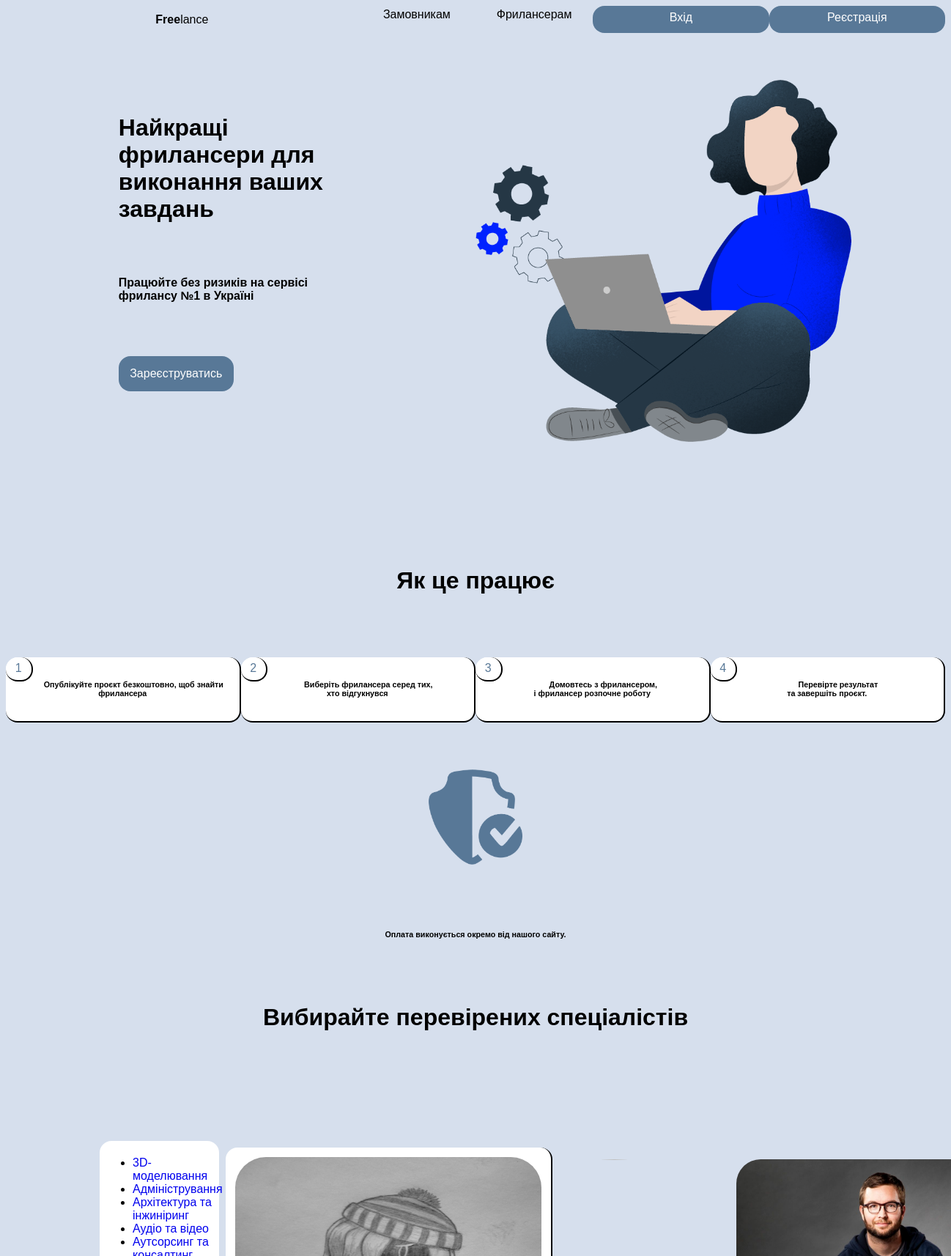
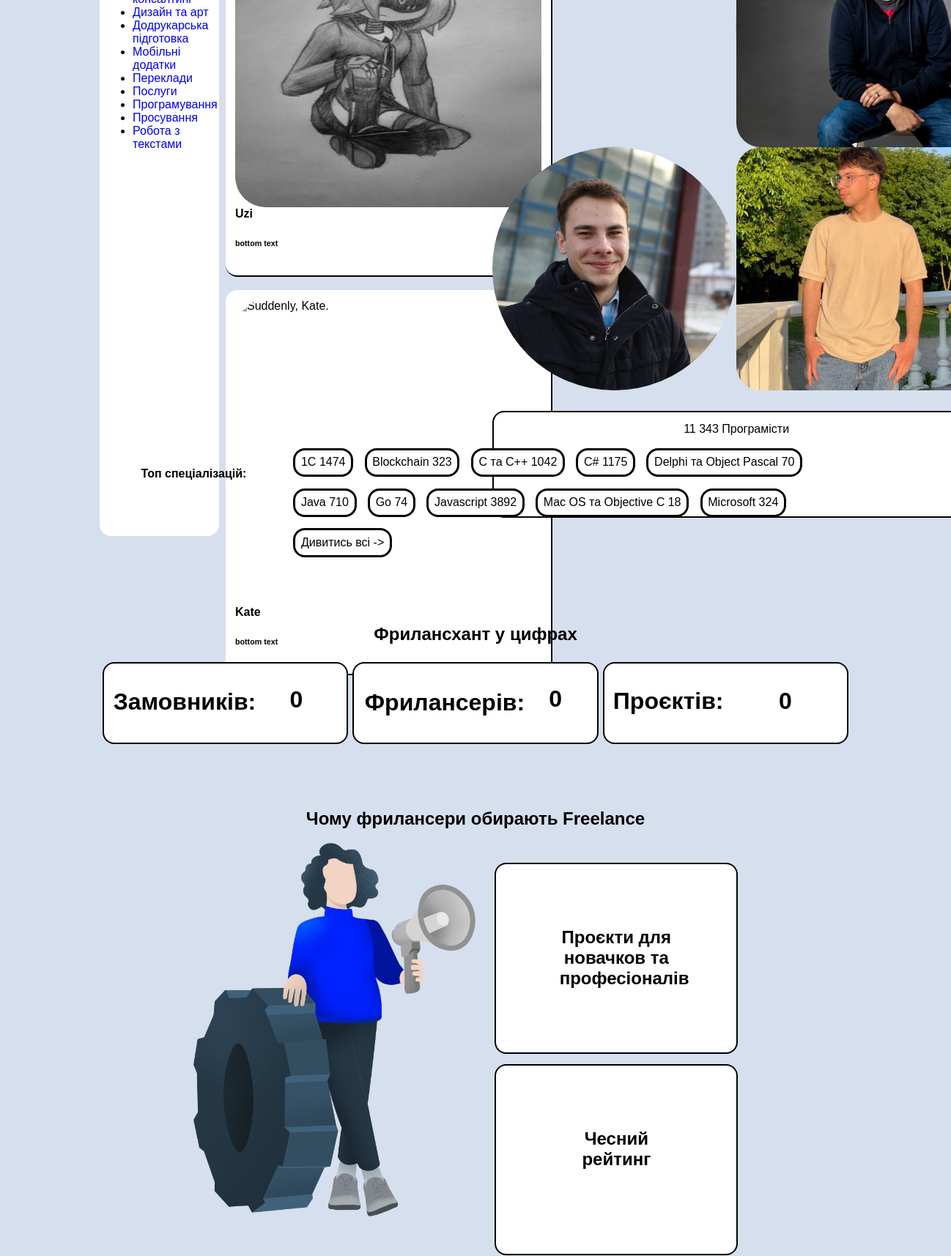
The page /pages/index.php (upper part) on the database its author committed (2 pictures, top to bottom).
### tables this page shows
CREATE TABLE ProjectType(
                            id INT AUTO_INCREMENT PRIMARY KEY,
                            title VARCHAR(64) NOT NULL UNIQUE
);

### fragments/index-gallery.php (the view, shortened to what this page needs)
<h1 class="centered-text">Вибирайте перевірених спеціалістів</h1>
<div id="index-gallery-main-block">
    <div id="index-gallery-projtypes" class="block-label-white">
        <ul id="index-gallery-projtypes-list">
            <?php
                $stmt = $mysqli->prepare("SELECT id, title FROM ProjectType;");
                $stmt->execute();
                $result = $stmt->get_result();
                while ($TYPE = $result->fetch_assoc()){
                    ?>
                    <li><a href="index.php?cat=<?=$TYPE['id']?>"><?=$TYPE['title']?></a></li>
                    <?php
                }
            ?>
        </ul>
    </div>
        <div id="index-gallery-freelancers-main-blocks">
                <div class="index-gallery-freelancer-block block-label-white" >
                 <img class="smooth-image" src="../images/Bite%20me!.jpg" alt="Suddenly, Uzi."/>
                <span><strong>Uzi</strong></span>
                <h6>bottom text</h6>
            </div>
            <div class="index-gallery-freelancer-block block-label-white">
                <span><strong>Kate</strong></span>
                <h6>bottom text</h6>
            </div>
        </div>
        <div id="index-gallery-freelancers-secondary-blocks">
            <div id="index-gallery-secondary-pictures" >
                <div class="index-gallery-secondary-picture ">
                    <img src="../images/79f8e609de5501f933907954ab63a2de.jpg.png" class="index-gallery-secondary-picture rounded-image">
                </div>
                <div class="index-gallery-secondary-picture">
                    <img src="../images/unnamed.jpg" class="index-gallery-secondary-picture smooth-image">
                </div>
                <div class="index-gallery-secondary-picture">
                    <img src="../images/2bec457460f691df1df098fdc62bcb1b.jpg" class="index-gallery-secondary-picture rounded-image">
                </div>
                <div class="index-gallery-secondary-picture">
                    <img src="../images/31_1x%20(1).jpg" class="index-gallery-secondary-picture smooth-image">
                </div>
            </div>
            <div id="index-gallery-secondary-linkbox " class="block-label-bordered-black centered-text" style="padding: 2%">
                <a>11 343 Програмісти</a>
            </div>
        </div>
</div>
<div id="index-gallery-secondary-block">
<h4 class="centered-text">Топ спеціалізацій:</h4>
<div id="index-gallery-specs">
    <div class="index-gallery-spec">
        <span class="index-gallery-spec-title">1C</span>
        <span class="index-gallery-spec-amount">1474</span>
    </div>
    <div class="index-gallery-spec">
        <span class="index-gallery-spec-title">Blockchain</span>
        <span class="index-gallery-spec-amount">323</span>
    </div>
    <div class="index-gallery-spec">
        <span class="index-gallery-spec-title">C та C++</span>
        <span class="index-gallery-spec-amount">1042</span>
    </div>
    <div class="index-gallery-spec">
        <span class="index-gallery-spec-title">C#</span>
        <span class="index-gallery-spec-amount">1175</span>
    </div>
    <div class="index-gallery-spec">
        <span class="index-gallery-spec-title">Delphi та Object Pascal</span>
        <span class="index-gallery-spec-amount">70</span>
    </div>
    <div class="index-gallery-spec">
        <span class="index-gallery-spec-title">Java</span>
        <span class="index-gallery-spec-amount">710</span>
    </div>
    <div class="index-gallery-spec">
        <span class="index-gallery-spec-title">Go</span>
        <span class="index-gallery-spec-amount">74</span>
    </div>
    <div class="index-gallery-spec">
        <span class="index-gallery-spec-title">Javascript</span>
        <span class="index-gallery-spec-amount">3892</span>
    </div>
    <div class="index-gallery-spec">
        <span class="index-gallery-spec-title">Mac OS та Objective C</span>
        <span class="index-gallery-spec-amount">18</span>
    </div>
    <div class="index-gallery-spec">
        <span class="index-gallery-spec-title">Microsoft <span class="NET"></span></span>
        <span class="index-gallery-spec-amount">324</span>
    </div>
    <div class="index-gallery-spec">
        <span class="index-gallery-spec-title">Дивитись всі</span>
        <span class="index-gallery-spec-amount">-></span>
    </div>
</div>
</div>

### css/styles.css (style rules this page uses)
body { background: #D6DFED; font-family: sans-serif; }
.centered-text { text-align: center; }
.block-label-bordered-black { text-decoration: none; display: inline-block; border-color: #000000; background: #FFFFFF; border-width: 2px; border-radius: 16px; border-style: solid; margin: 2%; }
.block-label-white { text-decoration: none; display: inline-block; background: #FFFFFF; color: #000000; border-radius: 16px; padding: 3%; }
.rounded-image { float: left; display: block; border-radius: 50%; }
.smooth-image { float: left; display: block; border-radius: 10%; }
a { text-decoration: none; }

### css/index.css (style rules this page uses)
a { text-decoration: none; }
h1 { padding: 5%; }
h4 { padding: 5%; }
img { max-width: 100%; }
#index-gallery-main-block { padding: 5% 10% 5% 10%; display: grid; grid-template-columns: 1fr 1fr 2fr; grid-template-rows: 1fr; }
#index-gallery-secondary-block { padding: 0 10% 0 10%; display: grid; grid-template-columns: 1fr 3fr; }
#index-gallery-projtypes { float: left; }
#index-gallery-freelancers-main-blocks { float: left; height: 100%; display: grid; grid-template-columns: 1fr; grid-template-rows: 1fr 1fr; }
.index-gallery-freelancer-block { aspect-ratio: 1; display: block; float: left; width: 94%; margin: 2%; border-right:2px solid black; border-bottom:2px solid black; border-radius: 16px; }
.index-gallery-freelancer-block img { aspect-ratio: 1; object-fit: fill; width: 100%; height: 100%; }
#index-gallery-freelancers-secondary-blocks { display: grid; grid-template-rows: 4fr 1fr; padding: 2%; }
#index-gallery-secondary-pictures { display: grid; grid-template-columns: 1fr 1fr; grid-template-rows: 1fr 1fr; padding: 2%; }
.index-gallery-secondary-picture { float: left; display: block; width: 100%; height: 100%; margin: 0; }
div.index-gallery-secondary-picture { aspect-ratio: 1; }
.index-gallery-secondary-picture img { object-fit: cover; }
#index-gallery-specs { width: 100%; }
.index-gallery-spec { float: left;display: block; background: #FFFFFF; border-style: solid; border-radius: 16px; margin: 1%; padding: 1%; }

### rows shown on the page
projecttype: title "3D-моделювання"
projecttype: title "Адміністрування"
projecttype: title "Архітектура та інжиніринг"
projecttype: title "Аудіо та відео"
projecttype: title "Аутсорсинг та консалтинг"
projecttype: title "Дизайн та арт"
projecttype: title "Додрукарська підготовка"
projecttype: title "Мобільні додатки"
projecttype: title "Переклади"
projecttype: title "Послуги"
projecttype: title "Програмування"
projecttype: title "Просування"
projecttype: title "Робота з текстами"

### other values the page prints
$MSG['for_clients'] "Замовникам"
$MSG['for_contractors'] "Фрилансерам"
$MSG['the_login'] "Вхід"
$MSG['the_registration'] "Реєстрація"
$clients "0"
$freelancers "0"
$projects "0"
